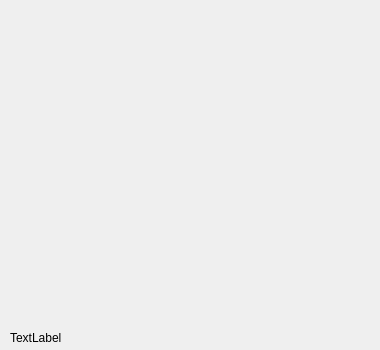
<?xml version="1.0" encoding="UTF-8"?>
<ui version="4.0">
 <class>game</class>
 <widget class="QWidget" name="game">
  <property name="geometry">
   <rect>
    <x>0</x>
    <y>0</y>
    <width>380</width>
    <height>350</height>
   </rect>
  </property>
  <property name="minimumSize">
   <size>
    <width>380</width>
    <height>350</height>
   </size>
  </property>
  <property name="maximumSize">
   <size>
    <width>380</width>
    <height>350</height>
   </size>
  </property>
  <property name="windowTitle">
   <string>Áttörés</string>
  </property>
  <widget class="QWidget" name="gridLayoutWidget">
   <property name="geometry">
    <rect>
     <x>10</x>
     <y>10</y>
     <width>361</width>
     <height>321</height>
    </rect>
   </property>
   <layout class="QGridLayout" name="playArea"/>
  </widget>
  <widget class="QLabel" name="playerIndicator">
   <property name="geometry">
    <rect>
     <x>10</x>
     <y>330</y>
     <width>101</width>
     <height>16</height>
    </rect>
   </property>
   <property name="text">
    <string>TextLabel</string>
   </property>
  </widget>
 </widget>
 <resources/>
 <connections/>
</ui>
